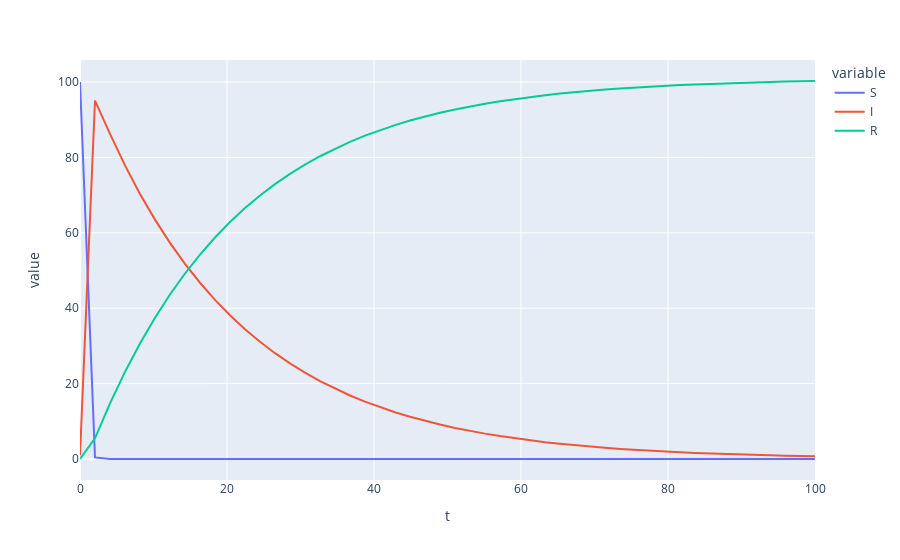

Source (notebook cell):
### Code cell
fig = px.line(df, x="t", y=["S","I","R"])
fig
